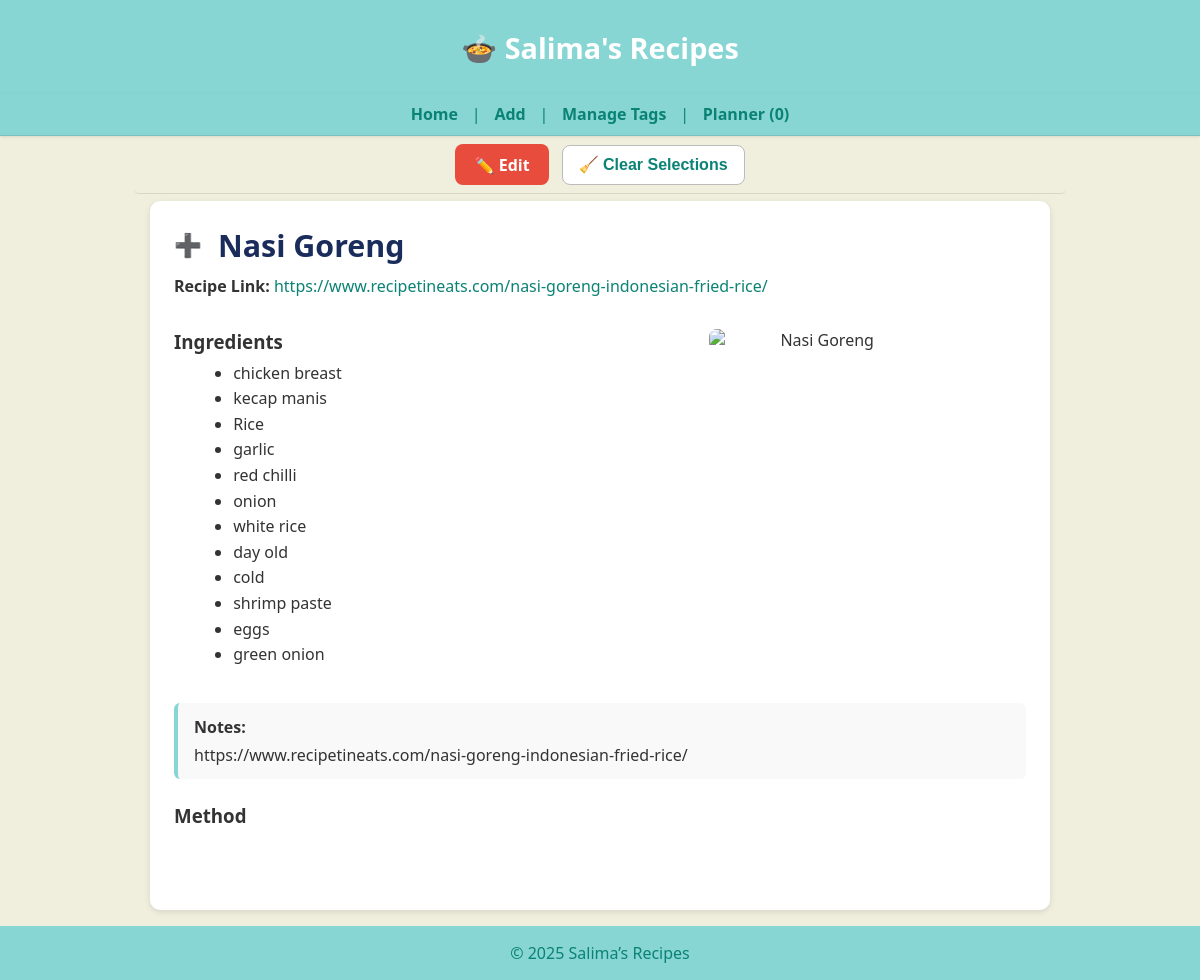
The page /recipe/286 on the database its author committed.
### tables this page shows
CREATE TABLE recipes (
    id INTEGER PRIMARY KEY,
    name TEXT,
    ingredients JSON,
    method TEXT,
    tags JSON,
    category TEXT,
    source TEXT,
    linked_recipe TEXT,
    image_url TEXT,
    notes TEXT,
    created_at DATETIME DEFAULT CURRENT_TIMESTAMP,
    updated_at DATETIME DEFAULT CURRENT_TIMESTAMP
);

### app.py (the view)
@app.route("/recipe/<int:recipe_id>")
def recipe_detail(recipe_id):
    row = get_recipe(recipe_id)
    if not row:
        abort(404)
    (
        rid, name, ingredients, method, tags,
        category, source, linked_recipe, image_url, notes,
        created_at, updated_at
    ) = row
    import json
    try:
        if ingredients and ingredients.strip().startswith("["):
            ingredients_parsed = json.loads(ingredients)
            if isinstance(ingredients_parsed, str):
                ingredients_parsed = json.loads(ingredients_parsed)
        else:
            text = (ingredients or "").replace(",", "\n")
            ingredients_parsed = [i.strip() for i in text.splitlines() if i.strip()]
    except Exception:
        text = (ingredients or "").replace(",", "\n").replace("[", "").replace("]", "").replace('"', "")
        ingredients_parsed = [i.strip() for i in text.splitlines() if i.strip()]
    return render_template(
        "recipe_detail.html",
        id=rid,
        name=name,
        ingredients=ingredients_parsed,
        raw_ingredients=ingredients or "",
        method=method or "",
        image_url=image_url or "",
        tags=tags or "",
        linked_recipe=linked_recipe or "",
        notes=notes or ""
    )

### app.py (called while the page is built)
@app.teardown_appcontext
def close_connection(exception):
    db = getattr(g, "_database", None)
    if db is not None:
        db.close()

def get_conn():
    return sqlite3.connect(DB_PATH)

def get_recipe(recipe_id: int):
    with get_conn() as conn:
        c = conn.cursor()
        c.execute("""
            SELECT id, name, ingredients, method, tags,
                   category, source, linked_recipe, image_url, notes,
                   created_at, updated_at
            FROM recipes
            WHERE id = ?
        """, (recipe_id,))
        row = c.fetchone()
        return row

### templates/recipe_detail.html (shortened to what this page needs)
{% extends "base.html" %}
{% block content %}
<main class="homepage">
  <div class="recipe-detail" style="max-width:900px; margin:auto; background:#fff; border-radius:10px; padding:1.5rem; box-shadow:0 2px 6px rgba(0,0,0,0.1);">
    <div style="display:flex; align-items:center; gap:0.6rem; margin-bottom:0.6rem; flex-wrap:wrap;">
      <button class="select-dish-btn"
        data-id="{{ id }}"
        data-name="{{ name }}"
        aria-label="Select this recipe">
  <span class="icon"></span>
</button>
      <h2 class="recipe-title" style="margin:0; font-size:1.9rem; color:#1a2c5b; text-align:left;">
        {{ name }}
      </h2>
    </div>
    {% if linked_recipe %}
      <div style="margin-bottom:1rem; text-align:left;">
        <strong>Recipe Link:</strong>
        <a href="{{ linked_recipe }}" target="_blank" rel="noopener"
           style="color:#0a8274; word-break:break-all;">
          {{ linked_recipe }}
        </a>
      </div>
    {% endif %}
    <div class="content-row" style="display:flex; flex-wrap:wrap; gap:1.5rem; align-items:flex-start;">
      <div class="ingredients-column" style="flex:1; min-width:260px;">
        <h3>Ingredients</h3>
        <ul class="ingredients-list" style="margin-top:0.4rem;">
          {% for it in ingredients %}
            <li>{{ it }}</li>
          {% endfor %}
        </ul>
      </div>
      {% if image_url %}
      <div class="image-column" style="flex:0 0 220px; text-align:center;">
        <img src="{{ image_url }}" alt="{{ name }}" class="recipe-image" style="width:100%; max-width:220px; border-radius:8px;">
      </div>
      {% endif %}
    </div>
    {% if notes %}
      <div style="margin-top:1.2rem; padding:0.8rem 1rem; background:#f9f9f9;
                  border-left:4px solid #87d6d4; border-radius:6px; text-align:left;">
        <strong>Notes:</strong>
        <div style="margin-top:0.4rem; white-space:pre-line;">{{ notes }}</div>
      </div>
    {% endif %}
    <h3 style="margin-top:1.5rem; text-align:left;">Method</h3>
    <div class="method-text"
         style="white-space:pre-line; line-height:1.6; text-align:left;">
    </div>
  </div>
</main>
{% endblock %}

### static/style.css (style rules this page uses)
:root { --brand: #87d6d4; --brand-dark: #0a8274; --background: #f0eedd; }
body { font-family: "Segoe UI", Helvetica, Arial, sans-serif; background: var(--background); color: #333; margin: 0; padding: 0; }
main { background: var(--background); max-width: 100%; margin: 0; padding: 0; box-shadow: none; border: none; }
a { color: var(--brand-dark); text-decoration: none; transition: color 0.2s ease; }
button { background: var(--brand); color: white; border: none; padding: 0.6rem 1.2rem; font-size: 1rem; border-radius: 4px; cursor: pointer; transition: background 0.2s ease; }
.recipe-image { max-width: 200px; width: 100%; border-radius: 8px; display: block; margin: 1rem 0; }
.select-dish-btn { background: transparent; border: none; outline: none; cursor: pointer; width: 1.6rem; height: 1.6rem; display: flex; align-items: center; justify-content: center; }
.select-dish-btn::before { content: "+"; color: #aaa; font-size: 1.6rem; transition: color 0.25s ease, transform 0.2s ease, opacity 0.2s ease; }
main.homepage { max-width: 900px; margin: 0 auto; padding: 0 1rem 1rem; background: var(--background); border: none; box-shadow: none; }
.recipe-detail { max-width: 900px; margin: 1rem auto; padding: 1.5rem 2rem; background: #fff; border-radius: 10px; text-align: left; }
.recipe-detail h3 { margin-top: 1rem; margin-bottom: 0.4rem; }
.recipe-detail .method-text { margin-top: 0; line-height: 1.6; white-space: pre-line; }
.recipe-detail img { border-radius: 8px; max-width: 220px; }
.recipe-detail .content-row { display: flex; align-items: flex-start; gap: 0.75rem; }
.recipe-detail .ingredients-column { flex: 0 1 auto; min-width: 260px; max-width: 60%; }
.recipe-detail .ingredients-column ul { list-style-type: disc; margin-left: 1.2rem; line-height: 1.6; }
.recipe-detail .image-column img { max-width: 160px; width: 100%; border-radius: 8px; }
.select-dish-btn { all: unset; display: inline-flex; align-items: center; justify-content: center; width: 28px; height: 28px; cursor: pointer; vertical-align: middle; margin-right: 0.4rem; background: none !important; border: none !important; box-shadow: none !important; }
.select-dish-btn .icon { font-size: 1.4rem; color: #888; transition: color 0.2s ease; line-height: 1; }
.recipe-detail .select-dish-btn, .recipe-detail .select-dish-btn::before, .recipe-detail .select-dish-btn::after { -webkit-appearance: none !important; appearance: none !important; content: none !important; }

### rows shown on the page
recipes: name "Nasi Goreng", linked_recipe "https://www.recipetineats.com/nasi-goreng-indonesian-fried-rice/", notes "https://www.recipetineats.com/nasi-goreng-indonesian-fried-rice/"

### other values the page prints
{{ it }} "chicken breast" "kecap manis" "Rice" "garlic" "red chilli" "onion" "white rice" "day old" "cold" "shrimp paste" "eggs" "green onion"
{{ 2025|default(2025) }} "2025"
